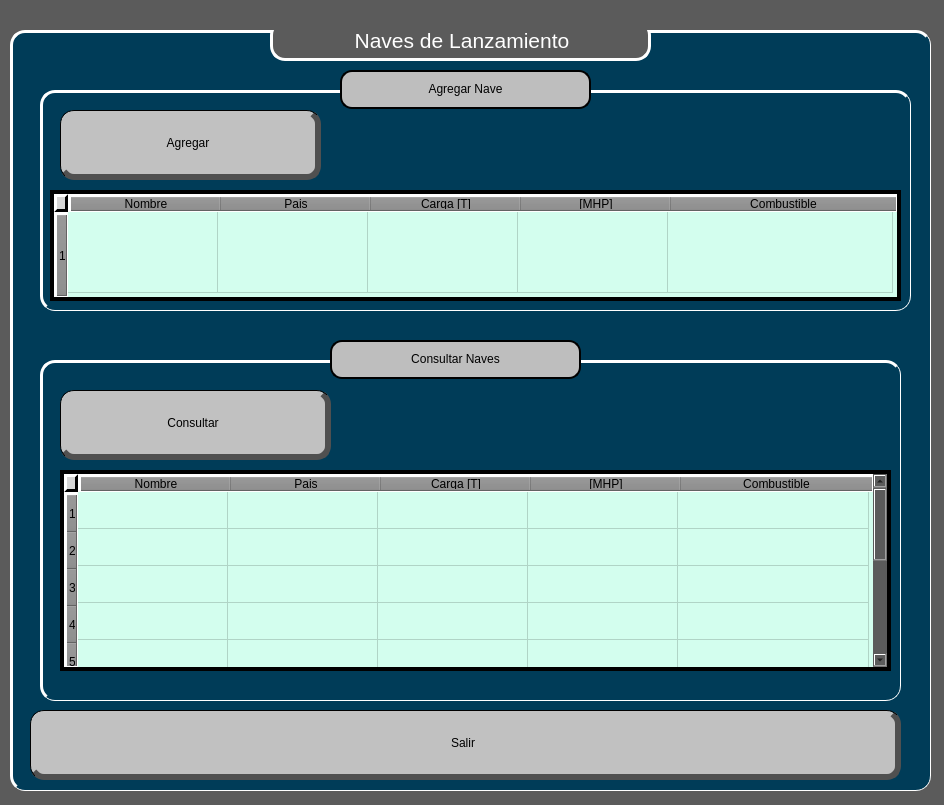
<?xml version="1.0" encoding="UTF-8"?>
<ui version="4.0">
 <class>Dialog2</class>
 <widget class="QDialog" name="Dialog2">
  <property name="geometry">
   <rect>
    <x>0</x>
    <y>0</y>
    <width>944</width>
    <height>805</height>
   </rect>
  </property>
  <property name="minimumSize">
   <size>
    <width>944</width>
    <height>805</height>
   </size>
  </property>
  <property name="maximumSize">
   <size>
    <width>944</width>
    <height>805</height>
   </size>
  </property>
  <property name="windowTitle">
   <string>Dialog</string>
  </property>
  <property name="styleSheet">
   <string notr="true">background-color: rgb(91, 91, 91);
</string>
  </property>
  <widget class="QFrame" name="frame">
   <property name="geometry">
    <rect>
     <x>10</x>
     <y>30</y>
     <width>921</width>
     <height>761</height>
    </rect>
   </property>
   <property name="minimumSize">
    <size>
     <width>921</width>
     <height>761</height>
    </size>
   </property>
   <property name="maximumSize">
    <size>
     <width>921</width>
     <height>761</height>
    </size>
   </property>
   <property name="sizeIncrement">
    <size>
     <width>26</width>
     <height>0</height>
    </size>
   </property>
   <property name="styleSheet">
    <string notr="true">
QFrame{
background-color: rgb(0,206,151);
background-color: rgb(0, 60, 88);
border-radius:15px;
border:1px solid rgb(255, 255, 255);

border-top:3px solid  rgb(255, 255, 255);
border-left:3px solid  rgb(255, 255, 255)

}

QTableWidget{
border-radius:0px;
background-color: rgb(211, 254, 238);
font: 18pt &quot;MS Shell Dlg 2&quot;;
border:1px solid whiter;
}


QHeaderView::section{

background-color: rgb(139, 139, 139);
font: 15pt &quot;MS Shell Dlg 2&quot;
}

QTableWidget QTableCornerButton::section{
background-color: rgb(213, 213, 213);
font: 15pt &quot;MS Shell Dlg 2&quot;;
border:1px solid whiter;

border:3px solid rgb(0, 0, 0);
border-top:3px solid  rgb(255, 255, 255);
border-left:3px solid  rgb(255, 255, 255)

}


QLineEdit{
background-color: rgb(0, 60, 88);
color: rgb(255, 255, 255);
border-radius:12px;
border:2px solid rgb(255, 255, 255);
font: 16pt &quot;MS Shell Dlg 2&quot;;


}

QPushButton{
font: 75 19pt &quot;MS Shell Dlg 2&quot;;
background-color: rgb(211, 254, 238);
border-radius:13px;
border:2px solid whiter;
}
</string>
   </property>
   <property name="frameShape">
    <enum>QFrame::StyledPanel</enum>
   </property>
   <property name="frameShadow">
    <enum>QFrame::Raised</enum>
   </property>
   <widget class="QLabel" name="label">
    <property name="geometry">
     <rect>
      <x>260</x>
      <y>-10</y>
      <width>381</width>
      <height>41</height>
     </rect>
    </property>
    <property name="styleSheet">
     <string notr="true">background-color:rgb(91, 91, 91);
font: 12pt &quot;MS Shell Dlg 2&quot;;

border-right:3px solid rgb(255, 255, 255);
border-bottom:3px solid rgb(255, 255, 255)</string>
    </property>
    <property name="text">
     <string>&lt;!DOCTYPE HTML PUBLIC &quot;-//W3C//DTD HTML 4.0//EN&quot; &quot;http://www.w3.org/TR/REC-html40/strict.dtd&quot;&gt;
&lt;html&gt;&lt;head&gt;&lt;meta name=&quot;qrichtext&quot; content=&quot;1&quot; /&gt;&lt;style type=&quot;text/css&quot;&gt;
p, li { white-space: pre-wrap; }
&lt;/style&gt;&lt;/head&gt;&lt;body style=&quot; font-family:'MS Shell Dlg 2'; font-size:12pt; font-weight:400; font-style:normal;&quot;&gt;
&lt;p align=&quot;center&quot; style=&quot; margin-top:0px; margin-bottom:0px; margin-left:0px; margin-right:0px; -qt-block-indent:0; text-indent:0px;&quot;&gt;&lt;span style=&quot; font-size:16pt; color:#ffffff;&quot;&gt;Naves de Lanzamiento&lt;/span&gt;&lt;/p&gt;&lt;/body&gt;&lt;/html&gt;</string>
    </property>
   </widget>
   <widget class="QPushButton" name="Salir">
    <property name="geometry">
     <rect>
      <x>20</x>
      <y>680</y>
      <width>871</width>
      <height>70</height>
     </rect>
    </property>
    <property name="styleSheet">
     <string notr="true">

QPushButton{

border:2px solid rgb(0,0,0);
font: 14pt &quot;MS Shell Dlg 2&quot;;
border-radius:14px;


background-color: rgb(193, 193, 193);
border:1px solid whiter;
border-right:6px solid rgb(80,80,80);
border-bottom:6px solid rgb(80,80,80)
}

QPushButton:pressed{
font: 75 12pt &quot;MS Shell Dlg 2&quot;;
background-color: rgb(156, 156, 156);
border-right:none;
border-bottom:none;
}

QPushButton:hover{
background-color: rgb(156, 156, 156)

}</string>
    </property>
    <property name="text">
     <string>Salir</string>
    </property>
    <property name="autoRepeatInterval">
     <number>103</number>
    </property>
   </widget>
   <widget class="QFrame" name="frame_2">
    <property name="geometry">
     <rect>
      <x>30</x>
      <y>330</y>
      <width>861</width>
      <height>341</height>
     </rect>
    </property>
    <property name="styleSheet">
     <string notr="true">
QFrame{
background-color: rgb(0,206,151);
background-color: rgb(0, 60, 88);
border-radius:15px;
border:1px solid rgb(255, 255, 255);
border-top:3px solid  rgb(255, 255, 255);
border-left:3px solid  rgb(255, 255, 255)


}

QTableWidget{
border-radius:0px;
background-color: rgb(211, 254, 238);
font: 17pt &quot;MS Shell Dlg 2&quot;;
border:4px solid whiter;


}


QHeaderView::section{

background-color: rgb(139, 139, 139);
font: 15pt &quot;MS Shell Dlg 2&quot;
}

QTableWidget QTableCornerButton::section{
background-color: rgb(213, 213, 213);
font: 15pt &quot;MS Shell Dlg 2&quot;;
border:3px solid rgb(0, 0, 0);
border-top:3px solid  rgb(255, 255, 255);
border-left:3px solid  rgb(255, 255, 255)

}</string>
    </property>
    <property name="frameShape">
     <enum>QFrame::StyledPanel</enum>
    </property>
    <property name="frameShadow">
     <enum>QFrame::Raised</enum>
    </property>
    <widget class="QTableWidget" name="tableWidget_3">
     <property name="enabled">
      <bool>true</bool>
     </property>
     <property name="geometry">
      <rect>
       <x>20</x>
       <y>110</y>
       <width>831</width>
       <height>201</height>
      </rect>
     </property>
     <property name="sizePolicy">
      <sizepolicy hsizetype="MinimumExpanding" vsizetype="MinimumExpanding">
       <horstretch>0</horstretch>
       <verstretch>0</verstretch>
      </sizepolicy>
     </property>
     <property name="styleSheet">
      <string notr="true"/>
     </property>
     <property name="frameShadow">
      <enum>QFrame::Sunken</enum>
     </property>
     <property name="autoScroll">
      <bool>false</bool>
     </property>
     <property name="alternatingRowColors">
      <bool>false</bool>
     </property>
     <property name="showGrid">
      <bool>true</bool>
     </property>
     <property name="sortingEnabled">
      <bool>false</bool>
     </property>
     <property name="cornerButtonEnabled">
      <bool>false</bool>
     </property>
     <attribute name="horizontalHeaderVisible">
      <bool>true</bool>
     </attribute>
     <attribute name="horizontalHeaderCascadingSectionResizes">
      <bool>false</bool>
     </attribute>
     <attribute name="horizontalHeaderDefaultSectionSize">
      <number>150</number>
     </attribute>
     <attribute name="horizontalHeaderHighlightSections">
      <bool>false</bool>
     </attribute>
     <attribute name="horizontalHeaderMinimumSectionSize">
      <number>67</number>
     </attribute>
     <attribute name="horizontalHeaderShowSortIndicator" stdset="0">
      <bool>false</bool>
     </attribute>
     <attribute name="horizontalHeaderStretchLastSection">
      <bool>true</bool>
     </attribute>
     <attribute name="verticalHeaderDefaultSectionSize">
      <number>37</number>
     </attribute>
     <attribute name="verticalHeaderHighlightSections">
      <bool>false</bool>
     </attribute>
     <attribute name="verticalHeaderMinimumSectionSize">
      <number>29</number>
     </attribute>
     <attribute name="verticalHeaderStretchLastSection">
      <bool>true</bool>
     </attribute>
     <row>
      <property name="text">
       <string>1 </string>
      </property>
     </row>
     <row>
      <property name="text">
       <string>2</string>
      </property>
     </row>
     <row>
      <property name="text">
       <string>3</string>
      </property>
     </row>
     <row>
      <property name="text">
       <string>4</string>
      </property>
     </row>
     <row>
      <property name="text">
       <string>5</string>
      </property>
     </row>
     <row>
      <property name="text">
       <string>6</string>
      </property>
     </row>
     <row>
      <property name="text">
       <string>7</string>
      </property>
     </row>
     <row>
      <property name="text">
       <string>8</string>
      </property>
     </row>
     <row>
      <property name="text">
       <string>9</string>
      </property>
     </row>
     <column>
      <property name="text">
       <string>Nombre</string>
      </property>
     </column>
     <column>
      <property name="text">
       <string>Pais</string>
      </property>
     </column>
     <column>
      <property name="text">
       <string>Carga [T]</string>
      </property>
     </column>
     <column>
      <property name="text">
       <string>[MHP]</string>
      </property>
     </column>
     <column>
      <property name="text">
       <string>Combustible</string>
      </property>
     </column>
    </widget>
    <widget class="QPushButton" name="Consultar_Lanzamiento">
     <property name="geometry">
      <rect>
       <x>20</x>
       <y>30</y>
       <width>271</width>
       <height>70</height>
      </rect>
     </property>
     <property name="styleSheet">
      <string notr="true">

QPushButton{

border:2px solid rgb(0,0,0);
font: 14pt &quot;MS Shell Dlg 2&quot;;
border-radius:14px;


background-color: rgb(193, 193, 193);
border:1px solid whiter;
border-right:6px solid rgb(80,80,80);
border-bottom:6px solid rgb(80,80,80)
}

QPushButton:pressed{
font: 75 12pt &quot;MS Shell Dlg 2&quot;;
background-color: rgb(156, 156, 156);
border-right:none;
border-bottom:none;
}

QPushButton:hover{
background-color: rgb(156, 156, 156)

}</string>
     </property>
     <property name="text">
      <string>Consultar</string>
     </property>
     <property name="autoRepeatInterval">
      <number>103</number>
     </property>
    </widget>
    <widget class="QLabel" name="label_14">
     <property name="geometry">
      <rect>
       <x>730</x>
       <y>10</y>
       <width>71</width>
       <height>81</height>
      </rect>
     </property>
     <property name="styleSheet">
      <string notr="true">color: rgb(255, 255, 255);
background-color: transparent;
border:0px</string>
     </property>
     <property name="text">
      <string/>
     </property>
     <property name="pixmap">
      <pixmap>Imagenes/lanzadora-removebg-preview.png</pixmap>
     </property>
     <property name="scaledContents">
      <bool>true</bool>
     </property>
    </widget>
   </widget>
   <widget class="QFrame" name="frame_3">
    <property name="geometry">
     <rect>
      <x>30</x>
      <y>60</y>
      <width>871</width>
      <height>221</height>
     </rect>
    </property>
    <property name="styleSheet">
     <string notr="true">
QFrame{
background-color: rgb(0,206,151);
background-color: rgb(0, 60, 88);
border-radius:15px;
border:1px solid rgb(255, 255, 255);
border-top:3px solid  rgb(255, 255, 255);
border-left:3px solid  rgb(255, 255, 255)


}

QTableWidget{
border-radius:0px;
background-color: rgb(211, 254, 238);
font: 17pt &quot;MS Shell Dlg 2&quot;;
border:4px solid whiter;


}


QHeaderView::section{

background-color: rgb(139, 139, 139);
font: 15pt &quot;MS Shell Dlg 2&quot;
}

QTableWidget QTableCornerButton::section{
background-color: rgb(213, 213, 213);
font: 15pt &quot;MS Shell Dlg 2&quot;;
border:3px solid rgb(0, 0, 0);
border-top:3px solid  rgb(255, 255, 255);
border-left:3px solid  rgb(255, 255, 255)

}</string>
    </property>
    <property name="frameShape">
     <enum>QFrame::StyledPanel</enum>
    </property>
    <property name="frameShadow">
     <enum>QFrame::Raised</enum>
    </property>
    <widget class="QTableWidget" name="tableWidget_4">
     <property name="enabled">
      <bool>true</bool>
     </property>
     <property name="geometry">
      <rect>
       <x>10</x>
       <y>100</y>
       <width>851</width>
       <height>111</height>
      </rect>
     </property>
     <property name="sizePolicy">
      <sizepolicy hsizetype="MinimumExpanding" vsizetype="MinimumExpanding">
       <horstretch>0</horstretch>
       <verstretch>0</verstretch>
      </sizepolicy>
     </property>
     <property name="styleSheet">
      <string notr="true"/>
     </property>
     <property name="frameShadow">
      <enum>QFrame::Sunken</enum>
     </property>
     <property name="autoScroll">
      <bool>false</bool>
     </property>
     <property name="alternatingRowColors">
      <bool>false</bool>
     </property>
     <property name="showGrid">
      <bool>true</bool>
     </property>
     <property name="sortingEnabled">
      <bool>false</bool>
     </property>
     <property name="cornerButtonEnabled">
      <bool>false</bool>
     </property>
     <attribute name="horizontalHeaderVisible">
      <bool>true</bool>
     </attribute>
     <attribute name="horizontalHeaderCascadingSectionResizes">
      <bool>false</bool>
     </attribute>
     <attribute name="horizontalHeaderDefaultSectionSize">
      <number>150</number>
     </attribute>
     <attribute name="horizontalHeaderHighlightSections">
      <bool>false</bool>
     </attribute>
     <attribute name="horizontalHeaderMinimumSectionSize">
      <number>67</number>
     </attribute>
     <attribute name="horizontalHeaderShowSortIndicator" stdset="0">
      <bool>false</bool>
     </attribute>
     <attribute name="horizontalHeaderStretchLastSection">
      <bool>true</bool>
     </attribute>
     <attribute name="verticalHeaderDefaultSectionSize">
      <number>37</number>
     </attribute>
     <attribute name="verticalHeaderHighlightSections">
      <bool>false</bool>
     </attribute>
     <attribute name="verticalHeaderMinimumSectionSize">
      <number>29</number>
     </attribute>
     <attribute name="verticalHeaderStretchLastSection">
      <bool>true</bool>
     </attribute>
     <row>
      <property name="text">
       <string>1 </string>
      </property>
     </row>
     <column>
      <property name="text">
       <string>Nombre</string>
      </property>
     </column>
     <column>
      <property name="text">
       <string>Pais</string>
      </property>
     </column>
     <column>
      <property name="text">
       <string>Carga [T]</string>
      </property>
     </column>
     <column>
      <property name="text">
       <string>[MHP]</string>
      </property>
     </column>
     <column>
      <property name="text">
       <string>Combustible</string>
      </property>
     </column>
     <item row="0" column="0">
      <property name="text">
       <string> </string>
      </property>
     </item>
     <item row="0" column="1">
      <property name="text">
       <string> </string>
      </property>
     </item>
     <item row="0" column="2">
      <property name="text">
       <string> </string>
      </property>
     </item>
     <item row="0" column="3">
      <property name="text">
       <string> </string>
      </property>
     </item>
     <item row="0" column="4">
      <property name="text">
       <string>  </string>
      </property>
     </item>
    </widget>
    <widget class="QPushButton" name="Agregar_Lanzamiento">
     <property name="geometry">
      <rect>
       <x>20</x>
       <y>20</y>
       <width>261</width>
       <height>70</height>
      </rect>
     </property>
     <property name="styleSheet">
      <string notr="true">

QPushButton{

border:2px solid rgb(0,0,0);
font: 14pt &quot;MS Shell Dlg 2&quot;;
border-radius:14px;


background-color: rgb(193, 193, 193);
border:1px solid whiter;
border-right:6px solid rgb(80,80,80);
border-bottom:6px solid rgb(80,80,80)
}

QPushButton:pressed{
font: 75 12pt &quot;MS Shell Dlg 2&quot;;
background-color: rgb(156, 156, 156);
border-right:none;
border-bottom:none;
}

QPushButton:hover{
background-color: rgb(156, 156, 156)

}</string>
     </property>
     <property name="text">
      <string>Agregar</string>
     </property>
     <property name="autoRepeatInterval">
      <number>103</number>
     </property>
    </widget>
    <widget class="QLabel" name="label_15">
     <property name="geometry">
      <rect>
       <x>730</x>
       <y>10</y>
       <width>71</width>
       <height>81</height>
      </rect>
     </property>
     <property name="styleSheet">
      <string notr="true">color: rgb(255, 255, 255);
background-color: transparent;
border:0px</string>
     </property>
     <property name="text">
      <string/>
     </property>
     <property name="pixmap">
      <pixmap>Imagenes/lanzadora-removebg-preview.png</pixmap>
     </property>
     <property name="scaledContents">
      <bool>true</bool>
     </property>
    </widget>
   </widget>
   <widget class="QLabel" name="label_turno">
    <property name="geometry">
     <rect>
      <x>320</x>
      <y>310</y>
      <width>251</width>
      <height>39</height>
     </rect>
    </property>
    <property name="toolTip">
     <string>&lt;html&gt;&lt;head/&gt;&lt;body&gt;&lt;p align=&quot;center&quot;&gt;Paroo&lt;/p&gt;&lt;/body&gt;&lt;/html&gt;</string>
    </property>
    <property name="whatsThis">
     <string>&lt;html&gt;&lt;head/&gt;&lt;body&gt;&lt;p align=&quot;center&quot;&gt;Paro oep&lt;/p&gt;&lt;/body&gt;&lt;/html&gt;</string>
    </property>
    <property name="styleSheet">
     <string notr="true">border:2px solid rgb(0, 0, 0);
border-radius:12px;
font: 15pt &quot;MS Shell Dlg 2&quot;;
background-color: rgb(211, 254, 238);
background-color: rgb(190, 190, 190);</string>
    </property>
    <property name="text">
     <string>&lt;html&gt;&lt;head/&gt;&lt;body&gt;&lt;p align=&quot;center&quot;&gt;Consultar Naves&lt;/p&gt;&lt;/body&gt;&lt;/html&gt;</string>
    </property>
    <property name="alignment">
     <set>Qt::AlignCenter</set>
    </property>
   </widget>
   <widget class="QLabel" name="label_turno_2">
    <property name="geometry">
     <rect>
      <x>330</x>
      <y>40</y>
      <width>251</width>
      <height>39</height>
     </rect>
    </property>
    <property name="toolTip">
     <string>&lt;html&gt;&lt;head/&gt;&lt;body&gt;&lt;p align=&quot;center&quot;&gt;Paroo&lt;/p&gt;&lt;/body&gt;&lt;/html&gt;</string>
    </property>
    <property name="whatsThis">
     <string>&lt;html&gt;&lt;head/&gt;&lt;body&gt;&lt;p align=&quot;center&quot;&gt;Paro oep&lt;/p&gt;&lt;/body&gt;&lt;/html&gt;</string>
    </property>
    <property name="styleSheet">
     <string notr="true">border:2px solid rgb(0, 0, 0);
border-radius:12px;
font: 15pt &quot;MS Shell Dlg 2&quot;;
background-color: rgb(211, 254, 238);
background-color: rgb(190, 190, 190);</string>
    </property>
    <property name="text">
     <string>&lt;html&gt;&lt;head/&gt;&lt;body&gt;&lt;p align=&quot;center&quot;&gt;Agregar Nave&lt;/p&gt;&lt;/body&gt;&lt;/html&gt;</string>
    </property>
    <property name="alignment">
     <set>Qt::AlignCenter</set>
    </property>
   </widget>
  </widget>
 </widget>
 <resources/>
 <connections>
  <connection>
   <sender>Salir</sender>
   <signal>clicked()</signal>
   <receiver>Dialog2</receiver>
   <slot>reject()</slot>
   <hints>
    <hint type="sourcelabel">
     <x>205</x>
     <y>756</y>
    </hint>
    <hint type="destinationlabel">
     <x>317</x>
     <y>641</y>
    </hint>
   </hints>
  </connection>
 </connections>
</ui>
